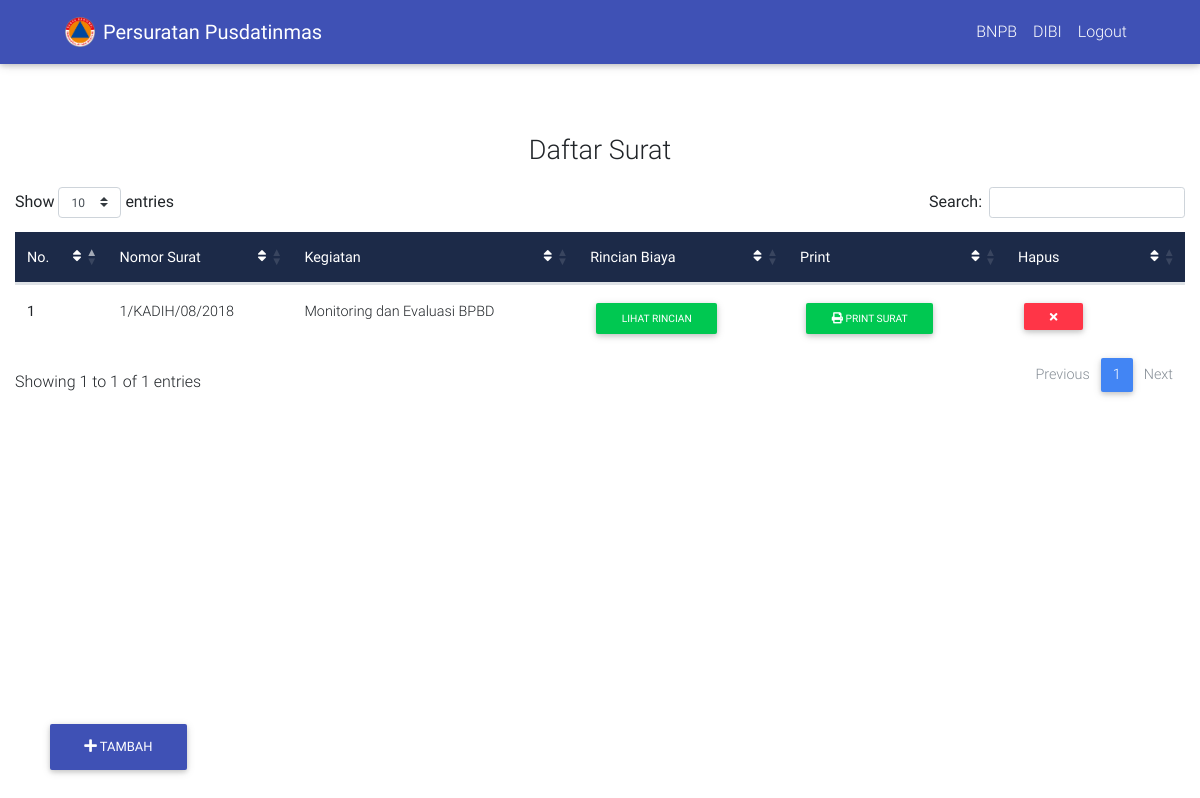
/index.php/home/lihat_surat, run on an earlier commit of the app's database.
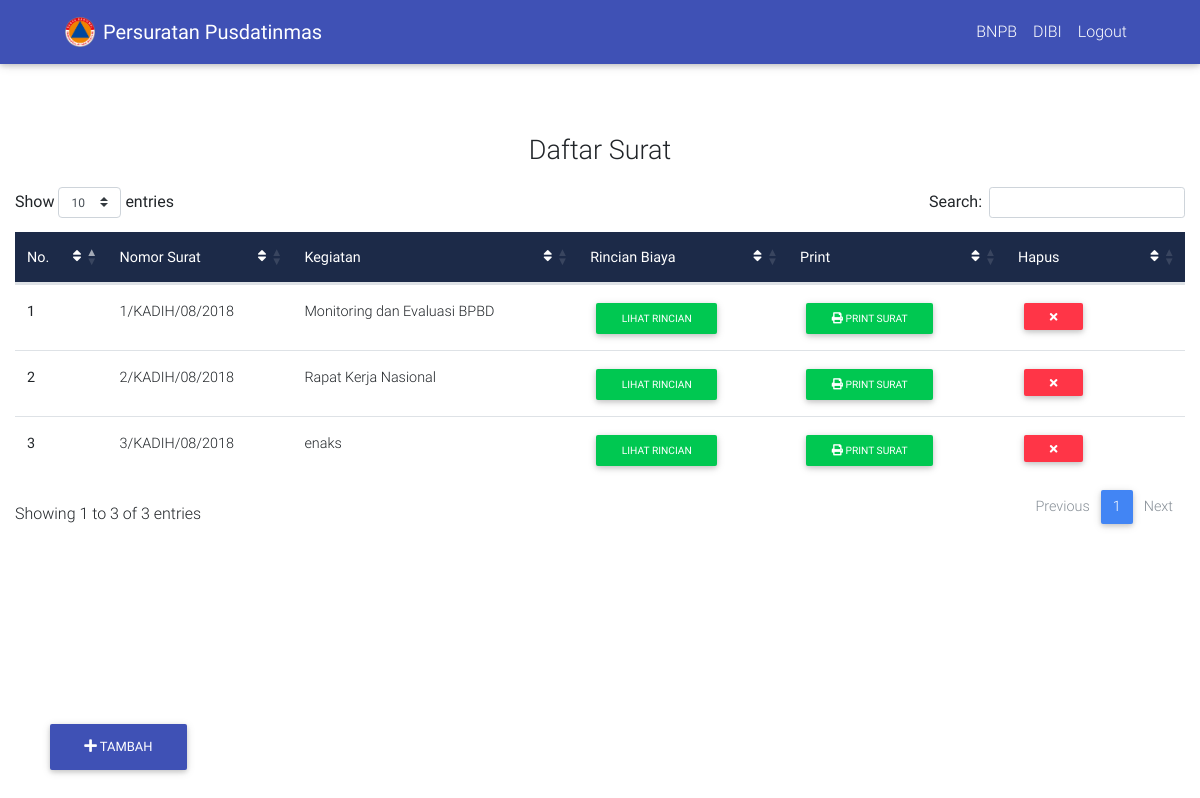
And on a later commit of the database.
### tables this page shows
CREATE TABLE IF NOT EXISTS `surat_dinas` (
  `id` int(11) NOT NULL AUTO_INCREMENT,
  `nomor` varchar(30) NOT NULL DEFAULT '00/KADIH/02/2018',
  `kegiatan` varchar(100) NOT NULL,
  `jenis` tinyint(1) NOT NULL,
  `opsi` tinyint(1) NOT NULL,
  `pos` int(1) DEFAULT NULL,
  PRIMARY KEY (`id`)
);

### application/controllers/Home.php (called while the page is built, shortened)
<?php
class Home extends CI_Controller {
	function __Construct()
    {
        $this->load->model("home_model");
        $this->load->library("pagination");
    }
	public function lihat_surat() {
		$data['surat'] = $this->home_model->get_surat();
		$this->load->view('layouts/nav');
		$this->load->view('layouts/header');
		$this->load->view('lihat_surat', $data);
	}
}

### index.php (called while the page is built, shortened)
<?php
require_once BASEPATH.'core/CodeIgniter.php';

### application/models/Home_model.php (called while the page is built, shortened)
<?php
class Home_model extends CI_Model {
	function get_surat() {
		$this->db->from('surat_dinas');
		$query = $this->db->get();
		return $query->result();
	}
}
?>

### application/views/lihat_surat.php (the view, shortened to what this page needs)
<body>
          <div class="container-fluid" style="padding-top: 10vh; padding-bottom: 15vh;">
                <p style="font-size: 27px; text-align: center; padding-top: 50px;">Daftar Surat</p>
                      <table id="lihat_surat" class="table table-hover" cellspacing="0">
                          <thead class="mdb-color darken-3 white-text">
                            <tr>
                              <th scope="col">No.
                                <i class="fa fa-sort float-right" aria-hidden="true"></i>
                              </th>
                              <th class="th-sm" scope="col">Nomor Surat
                                <i class="fa fa-sort float-right" aria-hidden="true"></i>
                              </th>
                              <th class="th-sm" scope="col">Kegiatan
                                <i class="fa fa-sort float-right" aria-hidden="true"></i>
                              </th>
                              <th class="th-sm" scope="col">Rincian Biaya
                                <i class="fa fa-sort float-right" aria-hidden="true"></i>
                              </th>
                              <th class="th-sm" scope="col">Print
                                <i class="fa fa-sort float-right" aria-hidden="true"></i>
                              </th>
                              <th class="th-sm" scope="col">Hapus
                                <i class="fa fa-sort float-right" aria-hidden="true"></i>
                              </th>
                            </tr>
                          </thead>
                          <tbody>
						  <?php
						  $i = 1;
						  foreach ($surat as $row) {
						  	echo "
						  	<tr>
                              <th scope=\"row\">$i</th>
                              <td>$row->nomor</td>
                              <td>$row->kegiatan</td>
                              <td>
                                <a href='".base_url('C_PDF/print_biaya/'.$row->id)."'>
                                <button type=\"button\" class=\"btn btn-success btn-sm my-0\">LIHAT RINCIAN
                                </button></a>
                              </td>
                              <td>
                                <a href='".base_url('C_PDF/print/'.$row->id)."' target='_blank'>
                                <button type=\"button\" class=\"btn btn-success btn-sm my-0\"><i class=\"fa fa-print\" aria-hidden=\"true\"></i> PRINT SURAT
                                </button></a>
                              </td>
                              <td>
                                <button onclick='hapus($row->id)'
                                type='button' class='btn btn-danger btn-sm my-0'>
                                <i class='fa fa-times' aria-hidden='true'></i></button>
    						  	";
    						  $i++;
    						}
    				  ?>
						  </tbody>
						</table>
<div class="container-fluid">
      <div class="btn-group">
        <a href="<?php  echo base_url('surat/buat_surat_dinas')?>"> <button class="btn animated bounceInLeft btn-indigo btn-fab" type="button" data-toggle="modal" data-target="#modalRegisterForm" id="main"><i class="fa fa-plus" aria-hidden="true">
          </i> Tambah</button>
        </a>
      </div>
    </div>
  </div>
</body>
</html>

### application/views/layouts/nav.php (shortened to what this page needs)
<nav class="navbar navbar-expand-lg animated fadeInDown navbar-dark indigo scrolling-navbar fixed-top">
    <div class="container">
    <img style="margin-left: 20px;" src="<?php echo base_url('assets/img/logo.png')?>" width="30" height="30">
    <a style="margin-left: 8px;" class="navbar-brand" href="<?php echo base_url('home/beranda')?>"><Strong>Persuratan Pusdatinmas</Strong></a>
    <div class="collapse navbar-collapse" id="navbarTogglerDemo02">
        <span style="margin-right: 20px;">
            <ul class="navbar-nav navbar-right mr-auto mt-lg-0">
              <span><li class="nav-item">
                <a class="nav-link" href="https://bnpb.go.id/">BNPB</a>
            </li></span>
              <span><li class="nav-item">
                <a class="nav-link" href="http://dibi.bnpb.go.id/dibi/">DIBI</a>
            </li></span>
            <span><li class="nav-item">
                <a class="nav-link" onclick="keluar()">Logout</a>
            </li></span>
        </ul>
        </span>
    </div>
</div>
</nav>

### application/views/layouts/header.php (shortened to what this page needs)
<!DOCTYPE html>
<html lang="en">
<head>
	<link rel="stylesheet" href="https://maxcdn.bootstrapcdn.com/font-awesome/4.6.0/css/font-awesome.min.css">
	<link href="<?php echo base_url('assets/css/bootstrap.css')?>" rel="stylesheet">
	<link href="<?php echo base_url('assets/css/mdb.css')?>" rel="stylesheet">
	<link href="<?php echo base_url('assets/css/multiselect/multi-select.css')?>" rel="stylesheet">
	<link href="<?php echo base_url('assets/css/multiselect/multi-select.dev.css')?>" rel="stylesheet">
	<link href="<?php echo base_url('assets/css/multiselect/multi-select.dist.css')?>" rel="stylesheet">
	<link href="<?php echo base_url('assets/css/style.css')?>"  type="text/css" rel="stylesheet">
	<link rel="stylesheet" href="https://unpkg.com/leaflet@1.3.3/dist/leaflet.css"
/>
	<link rel="stylesheet" type="text/css" href="https://cdn.jsdelivr.net/npm/sweetalert2@7.26.11/dist/sweetalert2.all.min.js">
	<link rel="stylesheet" type="text/css" href="https://cdn.jsdelivr.net/npm/sweetalert2@7.26.11/package.json">
	<link rel="stylesheet" type="text/css" href="https://cdn.jsdelivr.net/npm/sweetalert2@7.26.11/sweetalert2.d.ts">
	<link rel="stylesheet" href="https://use.fontawesome.com/releases/v5.2.0/css/all.css"
>
	<link rel="stylesheet" type="text/css" href="https://cdn.datatables.net/1.10.19/css/dataTables.bootstrap4.min.css">
</head>

### assets/css/style.css (style rules this page uses)
html, body, header, .view { height: 100%; }

### application/views/layouts/header.php (style rules this page uses)
.btn-group .btn-fab { position: fixed !important; left: 50px; }
#main { bottom: 30px; }

What changed in the data, as far as the page shows it:
added surat_dinas: nomor "2/KADIH/08/2018", kegiatan "Rapat Kerja Nasional"
added surat_dinas: nomor "3/KADIH/08/2018", kegiatan "enaks"
Also different on the page:
text written by a page script: "Show entries Search: Showing 1 to 1 of 1 entries Previous 1 Next" → "Show entries Search: Showing 1 to 3 of 3 entries Previous 1 Next"
